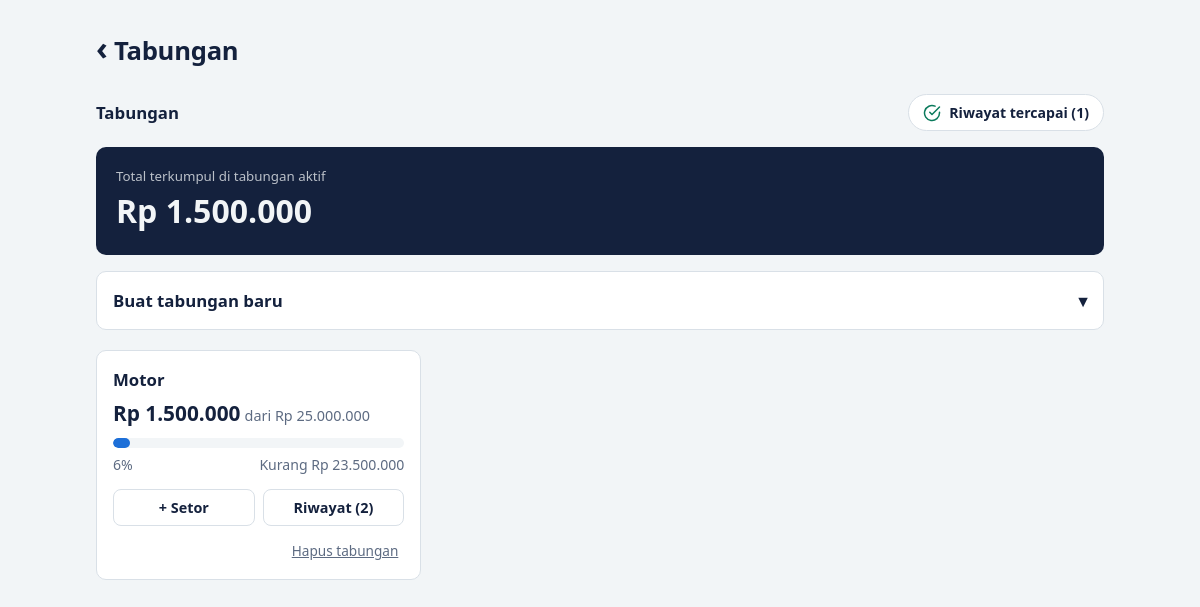
The app's page /tabungan with its own data.
### tables this page shows
CREATE TABLE tabungan (
    id      INTEGER PRIMARY KEY AUTOINCREMENT,
    nama    TEXT    NOT NULL,
    target  INTEGER NOT NULL CHECK (target > 0),
    tenggat TEXT                                    -- YYYY-MM-DD, boleh kosong
);

### app.py (the view, shortened to what this page needs)
@app.route("/tabungan")
def tabungan():
    lihat = request.args.get("lihat") == "tercapai"
    db = get_db()
    hari_ini = date.today()
    baris = db.execute(
        """
        SELECT t.id, t.nama, t.target, t.tenggat, COALESCE(SUM(s.jumlah), 0) AS terkumpul
        FROM tabungan t LEFT JOIN setoran_tabungan s ON s.tabungan_id = t.id
        GROUP BY t.id ORDER BY t.id DESC
        """
    ).fetchall()
    daftar = []
    for t in baris:
        sisa = max(t["target"] - t["terkumpul"], 0)
        saran, lewat = None, False
        daftar.append({**dict(t), "sisa": sisa, "saran": saran, "lewat": lewat,
                       "persen": min(t["terkumpul"] * 100 // t["target"], 100), "setoran": []})
    per_id = {d["id"]: d for d in daftar}
    for s in db.execute(
        "SELECT id, tabungan_id, tanggal, jumlah, catatan FROM setoran_tabungan ORDER BY tanggal DESC, id DESC"
    ):
        per_id[s["tabungan_id"]]["setoran"].append(s)
    for d in daftar:
        d["tercapai_pada"] = None
        if d["persen"] >= 100:
            kum = 0
            for s in reversed(d["setoran"]):   # dari setoran terlama
                kum += s["jumlah"]
                if kum >= d["target"]:
                    d["tercapai_pada"] = s["tanggal"]
                    break
    aktif = [d for d in daftar if d["persen"] < 100]
    tercapai = [d for d in daftar if d["persen"] >= 100]
    return render_template(
        "tabungan.html",
        daftar=tercapai if lihat else aktif,
        lihat=lihat,
        jumlah_tercapai=len(tercapai),
        total=sum(d["terkumpul"] for d in aktif),
        hari_ini=hari_ini.isoformat(),
    )

### app.py (called while the page is built)
def get_db():
    if "db" not in g:
        g.db = sqlite3.connect(DB)
        g.db.row_factory = sqlite3.Row
    return g.db

@app.template_filter("rupiah")
def rupiah(n):
    n = int(n)
    teks = f"{abs(n):,}".replace(",", ".")
    return f"-Rp {teks}" if n < 0 else f"Rp {teks}"

### templates/tabungan.html (shortened to what this page needs)
<!doctype html>
<html lang="id">
<head>
<link rel="stylesheet" href="{{ url_for('static', filename='tabungan.css') }}">
</head>
<body>
<main>
  <h1> <a class="kembali" href="{{ url_for('index') }}">‹</a> Tabungan</h1>
  <div class="kepala">
    <h2>{{ 'Riwayat tercapai' if lihat else 'Tabungan' }}</h2>
    <a class="ganti" href="{{ url_for('tabungan') if lihat else url_for('tabungan', lihat='tercapai') }}">
      {% if lihat %}‹ Tabungan aktif{% else %}
      <svg viewBox="0 0 24 24" width="18" height="18" fill="none" stroke="currentColor" stroke-width="2" stroke-linecap="round" stroke-linejoin="round" aria-hidden="true"><path d="M22 11.08V12a10 10 0 1 1-5.93-9.14"/><polyline points="22 4 12 14.01 9 11.01"/></svg>
      Riwayat tercapai ({{ jumlah_tercapai }}){% endif %}
    </a>
  </div>
  {% if not lihat %}
  <div class="total">
    <small>Total terkumpul di tabungan aktif</small>
    <strong>{{ total | rupiah }}</strong>
  </div>
  <section class="lipat">
    <button type="button" class="lipat-tombol" aria-expanded="false" aria-controls="baru-isi">
      Buat tabungan baru <span class="panah" aria-hidden="true">▾</span>
    </button>
    {% endif %}
  </section>
  {% if daftar %}
  <div class="kartu-grid">
    {% for t in daftar %}
    <article class="tab {{ 'selesai' if t.persen >= 100 }}">
      <div class="tab-atas">
        <h2>{{ t.nama }}</h2>
      </div>
      <p class="angka"><strong>{{ t.terkumpul | rupiah }}</strong> <span>dari {{ t.target | rupiah }}</span></p>
      <div class="progres" role="progressbar" aria-label="Progres {{ t.nama }}" aria-valuemin="0" aria-valuemax="100" aria-valuenow="{{ t.persen }}"><i style="width: {{ t.persen }}%"></i></div>
      <p class="info"><span>{{ t.persen }}%</span><span>{% if t.sisa %}Kurang {{ t.sisa | rupiah }}{% else %}Target terpenuhi{% endif %}</span></p>
      <div class="aksi">
        {% if not lihat %}<button type="button" class="lipat-tombol chip" aria-expanded="false" aria-controls="setor-{{ t.id }}">+ Setor</button>{% endif %}
        <button type="button" class="lipat-tombol chip" aria-expanded="false" aria-controls="riwayat-{{ t.id }}">Riwayat ({{ t.setoran | length }})</button>
      </div>
      <form class="hapus" method="post" action="{{ url_for('tabungan_hapus', id=t.id) }}" onsubmit="return confirm('Hapus tabungan {{ t.nama | e }} beserta seluruh setorannya?')">
        <button>Hapus tabungan</button>
      </form>
    </article>
    {% endfor %}
  </div>
  {% else %}
  <section><p class="kosong">Belum ada tabungan. Buat tujuan pertama Anda lewat tombol di atas.</p></section>
  {% endif %}
</main>
</body>
</html>

### static/tabungan.css (style rules this page uses)
:root { --bg: #f2f5f7; --surface: #ffffff; --ink: #14213d; --muted: #5d6b82; --line: #d9e0e7; --masuk: #0b7a5c; --keluar: #b4361f; --aksen: #14213d; --biru: #1d6fd8; color-scheme: light dark; }
* { box-sizing: border-box; }
body { margin: 0; background: var(--bg); color: var(--ink); font: 16px/1.5 "Segoe UI", system-ui, -apple-system, sans-serif; }
main { max-width: 1040px; margin: 0 auto; padding: 24px 16px 64px; }
h1 { margin: 0 0 16px; font-size: 1.6rem; letter-spacing: -.01em; }
h2 { font-size: 1.05rem; margin: 0; }
input, button { font: inherit; color: inherit; }
.kembali { display: inline-block; margin-bottom: 6px; color: var(--ink); text-decoration: none; font-size: 2rem; }
.total { padding: 20px; margin-bottom: 16px; background: var(--aksen); color: var(--bg); border-radius: 10px; }
.total small { display: block; opacity: .75; }
.total strong { font-size: 2rem; font-variant-numeric: tabular-nums; }
section, .tab { background: var(--surface); border: 1px solid var(--line); border-radius: 10px; padding: 16px; }
section { margin-bottom: 20px; }
.lipat-tombol { display: flex; justify-content: space-between; align-items: center; width: 100%; padding: 0; background: none; border: 0; text-align: left; cursor: pointer; font-weight: 600; font-size: 1.05rem; }
.panah { transition: transform .3s ease; }
.kartu-grid { display: grid; grid-template-columns: repeat(auto-fill, minmax(300px, 1fr)); gap: 16px; align-items: start; }
.tab-atas { display: flex; justify-content: space-between; align-items: center; gap: 8px; margin-bottom: 6px; }
.angka { margin: 0 0 8px; font-variant-numeric: tabular-nums; }
.angka strong { font-size: 1.3rem; }
.angka span { color: var(--muted); font-size: .9rem; }
.progres { height: 10px; background: var(--bg); border-radius: 999px; overflow: hidden; }
.progres i { display: block; height: 100%; background: var(--biru); border-radius: 999px; transition: width .6s ease; }
.info { display: flex; justify-content: space-between; gap: 8px; margin: 6px 0 0; font-size: .88rem; color: var(--muted); }
.aksi { display: flex; gap: 8px; margin-top: 14px; }
.chip { flex: 1; width: auto; justify-content: center; gap: 6px; padding: 7px 10px; border: 1px solid var(--line); border-radius: 8px; font-size: .9rem; }
.hapus { margin-top: 12px; text-align: right; }
.hapus button { background: none; border: 0; color: var(--muted); font-size: .85rem; text-decoration: underline; cursor: pointer; }
.kepala { display: flex; justify-content: space-between; align-items: center; gap: 12px; margin-bottom: 16px; }
.ganti { display: inline-flex; align-items: center; gap: 8px; padding: 7px 14px; border: 1px solid var(--line); border-radius: 999px; background: var(--surface); color: inherit; font-size: .88rem; font-weight: 600; text-decoration: none; white-space: nowrap; transition: border-color .15s ease; }
.ganti svg { color: var(--masuk); }

### records on screen
tabungan: nama "Motor", terkumpul|rupiah "Rp 1.500.000", target|rupiah "Rp 25.000.000", persen "6", sisa|rupiah "Rp 23.500.000", setoran|length "2"

### other values on screen
{{ 'Riwayat tercapai' if lihat else 'Tabungan' }} "Tabungan"
{{ jumlah_tercapai }} "1"
{{ total | rupiah }} "Rp 1.500.000"
